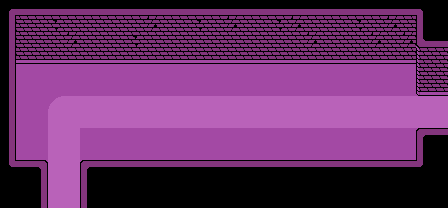

A level layout from a 2D game, rendered from its tile map. Below: a short description, then the map file with tile-grid data replaced by summaries:
An orthogonal 28x13 tile map with 16x16 px tiles, 4 tile layers (BGLower, BGUpper, BGUpper2, SizeRef), 2 tilesets and 16 objects (6x Entity, 2x WarpPoint, 2x Warp).

<map version="1.10" tiledversion="1.10.2" orientation="orthogonal" renderorder="right-down" width="28" height="13" tilewidth="16" tileheight="16" infinite="0" backgroundcolor="#000000" nextlayerid="10" nextobjectid="63">
 <tileset firstgid="1" source="ruins.tsx" />
 <tileset firstgid="1361" source="../entities.tsx" />
 <layer id="1" name="BGLower" width="28" height="13">
  <data>[364 cells, 312 non-empty, 20 distinct tile ids]</data>
 </layer>
 <layer id="2" name="BGUpper" width="28" height="13">
  <data>[364 cells, 0 non-empty, 0 distinct tile ids]</data>
 </layer>
 <layer id="5" name="BGUpper2" width="28" height="13">
  <data>[364 cells, 0 non-empty, 0 distinct tile ids]</data>
 </layer>
 <layer id="4" name="SizeRef" width="28" height="13" opacity="0.5" offsetx="7060" offsety="-696">
  <data>[364 cells, 0 non-empty, 0 distinct tile ids]</data>
 </layer>
 <objectgroup id="7" name="Wall" locked="1" opacity="0.5">
  <object id="44" x="16" y="48" width="400" height="16" />
  <object id="45" x="80" y="160" width="336" height="48" />
  <object id="46" x="16" y="160" width="32" height="48" />
  <object id="47" x="416" y="64" width="32" height="32" />
  <object id="48" x="416" y="128" width="32" height="32" />
  <object id="49" x="0" y="64" width="16" height="96" />
 </objectgroup>
 <objectgroup id="3" name="Entity">
  <object id="43" name="sign" type="Entity" gid="1363" x="72" y="96" width="16" height="16">
   <properties>
    <property name="colliderPack" type="class" propertytype="ColliderPack" />
    <property name="interaction" type="class" propertytype="Interaction">
     <properties>
      <property name="InteractionCppClass" value="Readable" />
     </properties>
    </property>
    <property name="sprite" type="class" propertytype="Sprite" />
   </properties>
  </object>
  <object id="55" name="left" type="Entity" gid="1385" x="120" y="96" width="16" height="32">
   <properties>
    <property name="colliderPack" type="class" propertytype="ColliderPack" />
    <property name="interaction" type="class" propertytype="Interaction">
     <properties>
      <property name="InteractionCppClass" value="TalkFroggit" />
     </properties>
    </property>
    <property name="sprite" type="class" propertytype="Sprite" />
    <property name="spriteAnim" type="class" propertytype="SpriteAnim">
     <properties>
      <property name="kind" propertytype="SpriteAnimKind" value="FROGGIT" />
     </properties>
    </property>
   </properties>
  </object>
  <object id="56" name="mid" type="Entity" gid="1385" x="216" y="96" width="16" height="32">
   <properties>
    <property name="colliderPack" type="class" propertytype="ColliderPack" />
    <property name="interaction" type="class" propertytype="Interaction">
     <properties>
      <property name="InteractionCppClass" value="TalkFroggit" />
     </properties>
    </property>
    <property name="sprite" type="class" propertytype="Sprite" />
    <property name="spriteAnim" type="class" propertytype="SpriteAnim">
     <properties>
      <property name="kind" propertytype="SpriteAnimKind" value="FROGGIT" />
     </properties>
    </property>
   </properties>
  </object>
  <object id="57" name="right" type="Entity" gid="1385" x="312" y="96" width="16" height="32">
   <properties>
    <property name="colliderPack" type="class" propertytype="ColliderPack" />
    <property name="interaction" type="class" propertytype="Interaction">
     <properties>
      <property name="InteractionCppClass" value="TalkFroggit" />
     </properties>
    </property>
    <property name="sprite" type="class" propertytype="Sprite" />
    <property name="spriteAnim" type="class" propertytype="SpriteAnim">
     <properties>
      <property name="kind" propertytype="SpriteAnimKind" value="FROGGIT" />
     </properties>
    </property>
   </properties>
  </object>
  <object id="61" type="Entity" x="160" y="48" width="16" height="16">
   <properties>
    <property name="colliderPack" type="class" propertytype="ColliderPack">
     <properties>
      <property name="isTrigger" type="bool" value="true" />
     </properties>
    </property>
    <property name="interaction" type="class" propertytype="Interaction">
     <properties>
      <property name="InteractionCppClass" value="Readable" />
     </properties>
    </property>
   </properties>
  </object>
  <object id="62" type="Entity" x="368" y="64" width="16" height="96">
   <properties>
    <property name="colliderPack" type="class" propertytype="ColliderPack">
     <properties>
      <property name="isTrigger" type="bool" value="true" />
     </properties>
    </property>
    <property name="interaction" type="class" propertytype="Interaction">
     <properties>
      <property name="InteractionCppClass" value="RuinsTorielCall" />
      <property name="triggers" propertytype="InteractionTriggers" value="COLLIDE_FRISK" />
     </properties>
    </property>
   </properties>
  </object>
 </objectgroup>
 <objectgroup id="8" name="Warp" locked="1">
  <object id="51" type="WarpPoint" x="64" y="184">
   <properties>
    <property name="warpId" propertytype="WarpId" value="X" />
   </properties>
   <point />
  </object>
  <object id="52" type="WarpPoint" x="424" y="120">
   <properties>
    <property name="warpId" propertytype="WarpId" value="B" />
   </properties>
   <point />
  </object>
  <object id="53" type="Warp" x="48" y="192" width="32" height="16">
   <properties>
    <property name="roomName" value="room_ruins12" />
    <property name="warpId" propertytype="WarpId" value="X" />
   </properties>
  </object>
  <object id="54" type="Warp" x="432" y="96" width="16" height="32">
   <properties>
    <property name="roomName" value="room_ruins14" />
    <property name="warpId" propertytype="WarpId" value="A" />
   </properties>
  </object>
 </objectgroup>
 <objectgroup id="9" name="Path" locked="1" />
</map>
